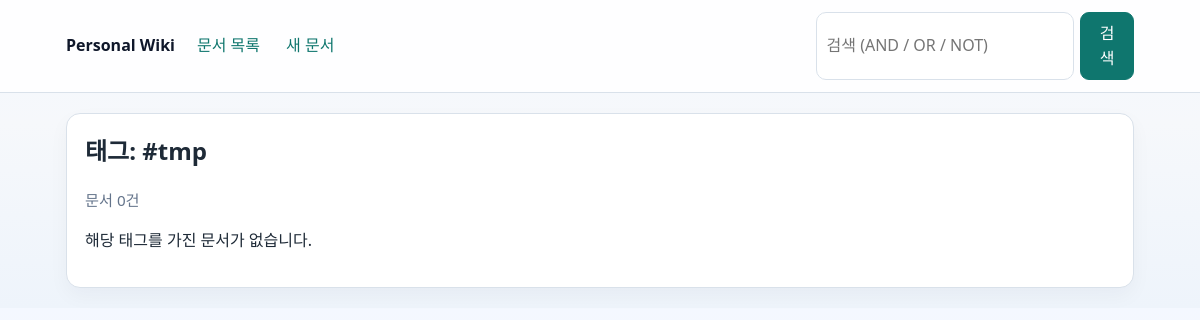
The page /tag/tmp on the database as committed earlier.
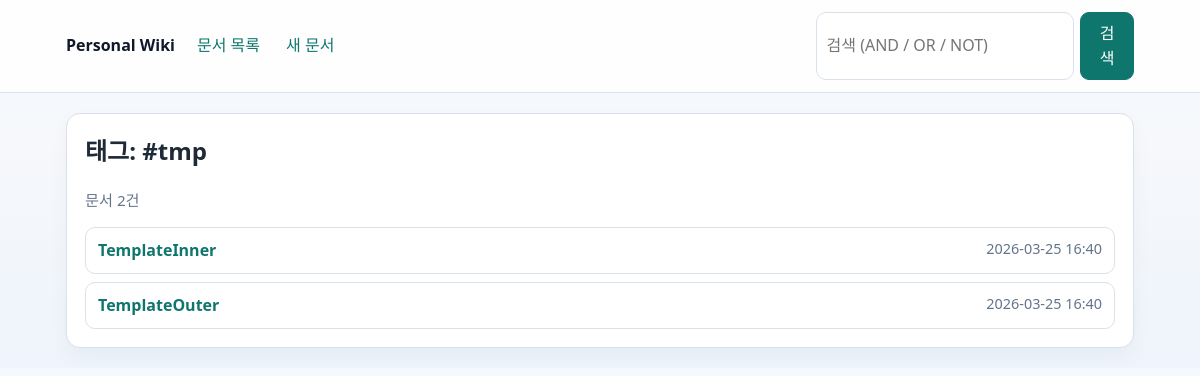
The same page on the database as committed later.
### tables this page shows
CREATE TABLE docs (
                id INTEGER PRIMARY KEY AUTOINCREMENT,
                title TEXT NOT NULL COLLATE NOCASE UNIQUE,
                slug TEXT NOT NULL UNIQUE,
                file_path TEXT NOT NULL,
                meta_json TEXT NOT NULL DEFAULT '{}',
                created_at TEXT NOT NULL,
                updated_at TEXT NOT NULL
            );

### app.py (the view)
@app.route("/tag/<path:tag_name>")
def docs_by_tag(tag_name: str):
    conn = get_db()
    rows = conn.execute(
        """
        SELECT d.id, d.title, d.slug, d.updated_at
        FROM docs d
        JOIN doc_tags dt ON dt.doc_id = d.id
        JOIN tags t ON t.id = dt.tag_id
        WHERE t.name = ? COLLATE NOCASE
        ORDER BY d.updated_at DESC, d.title COLLATE NOCASE
        """,
        (tag_name,),
    ).fetchall()
    docs = [dict(row) for row in rows]
    return render_template("tag.html", tag_name=tag_name, docs=docs)

### app.py (called while the page is built)
def connect_db() -> sqlite3.Connection:
    conn = sqlite3.connect(DB_PATH)
    conn.row_factory = sqlite3.Row
    conn.execute("PRAGMA foreign_keys = ON")
    return conn

def get_db() -> sqlite3.Connection:
    if "db" not in g:
        g.db = connect_db()
    return g.db

@app.template_filter("pretty_time")
def pretty_time_filter(value: str) -> str:
    try:
        dt = datetime.fromisoformat(value)
        return dt.strftime("%Y-%m-%d %H:%M")
    except ValueError:
        return value

### templates/tag.html (shortened to what this page needs)
{% extends "base.html" %}
{% block content %}
<section class="panel">
  <h1>태그: #{{ tag_name }}</h1>
  <p class="muted">문서 {{ docs|length }}건</p>
  {% if docs %}
    <ul class="doc-list">
      {% for doc in docs %}
        <li class="doc-item">
          <div class="doc-head">
            <a class="doc-title" href="{{ url_for('view_doc', slug=doc.slug) }}">{{ doc.title }}</a>
            <span class="doc-time">{{ doc.updated_at|pretty_time }}</span>
          </div>
        </li>
      {% endfor %}
    </ul>
  {% else %}
    <p>해당 태그를 가진 문서가 없습니다.</p>
  {% endif %}
</section>
{% endblock %}

Rows that differ between the two databases and show on the page:
added docs: title "TemplateInner", updated_at|pretty_time "2026-03-25 16:40"
added docs: title "TemplateOuter", updated_at|pretty_time "2026-03-25 16:40"
Other text that changed with them:
{{ docs|length }}: "0" → "2"
text no longer shown: "해당 태그를 가진 문서가 없습니다."
